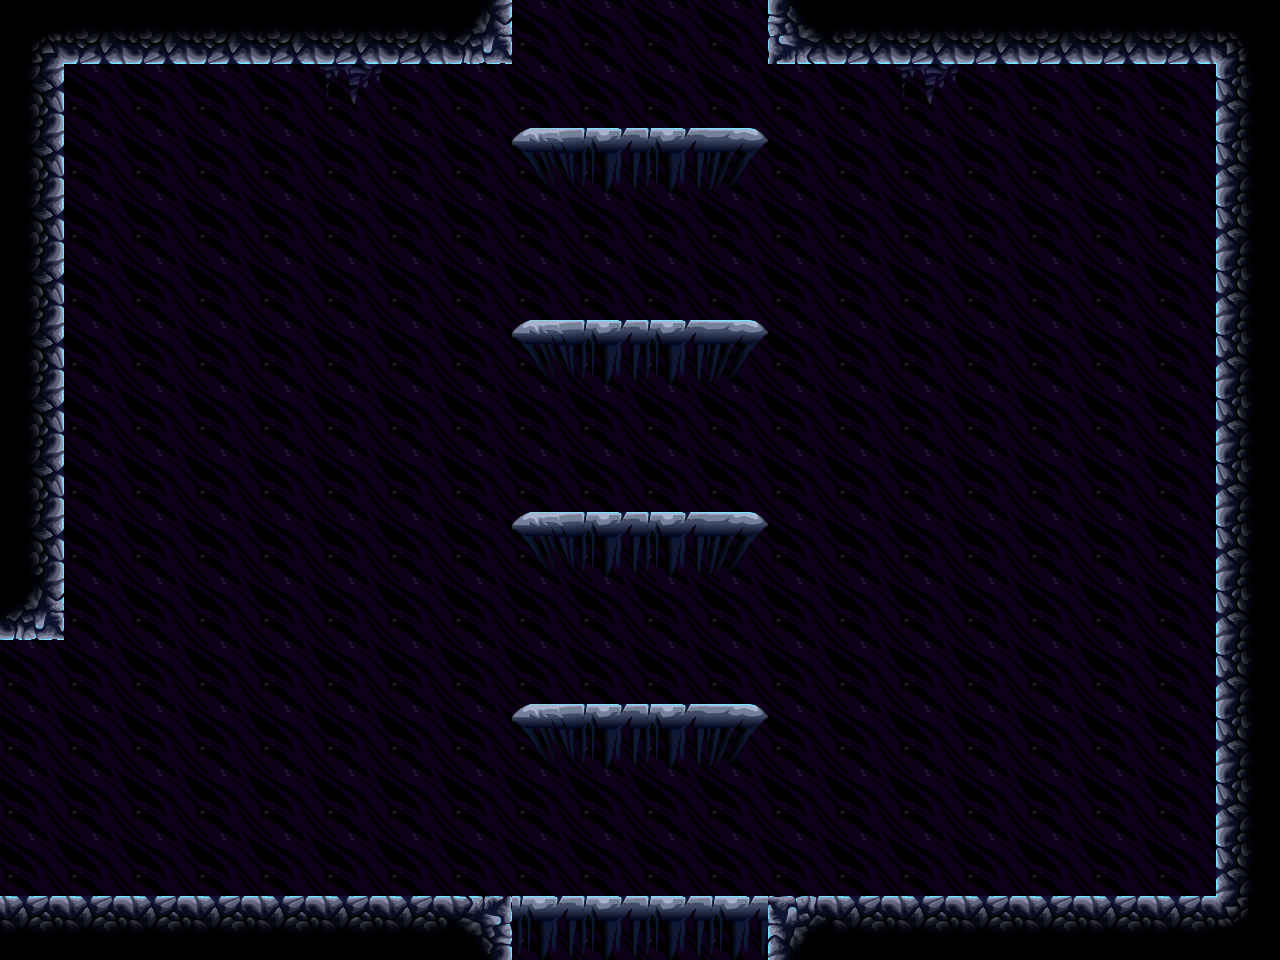

Rendered tile map (Tiled .tmx) drawn with the repository's tilesets; below, a short description and the map source with its tile grids summarised:
An orthogonal 20x15 tile map with 64x64 px tiles, 3 tile layers (Background, bg2, Level) and 3 objects (3x door).

<map version="1.0" orientation="orthogonal" width="20" height="15" tilewidth="64" tileheight="64">
 <tileset firstgid="1" name="tiles" tilewidth="64" tileheight="64">
  <image source="../../images/tilesets/cave1.png" width="512" height="1024" />
  <terraintypes>
   <terrain name="crossable" tile="13" />
   <terrain name="crossable" tile="14" />
   <terrain name="crossable" tile="15" />
  </terraintypes>
 </tileset>
 <layer name="Background" width="20" height="15">
  <properties>
   <property name="nocollide" value="true" />
   <property name="tileset" value="tiles" />
  </properties>
  <data>[300 cells, 300 non-empty, 1 distinct tile ids]</data>
 </layer>
 <layer name="bg2" width="20" height="15">
  <properties>
   <property name="nocollide" value="true" />
   <property name="tileset" value="tiles" />
  </properties>
  <data>[300 cells, 2 non-empty, 1 distinct tile ids]</data>
 </layer>
 <layer name="Level" width="20" height="15">
  <properties>
   <property name="tileset" value="tiles" />
  </properties>
  <data>[300 cells, 74 non-empty, 14 distinct tile ids]</data>
 </layer>
 <objectgroup name="doors" width="20" height="15">
  <object name="door" type="door" gid="19" x="512" y="64">
   <properties>
    <property name="direction" value="up" />
   </properties>
  </object>
  <object name="door" type="door" gid="19" x="0" y="704">
   <properties>
    <property name="direction" value="left" />
   </properties>
  </object>
  <object name="door" type="door" gid="19" x="512" y="960">
   <properties>
    <property name="direction" value="down" />
   </properties>
  </object>
 </objectgroup>
</map>
